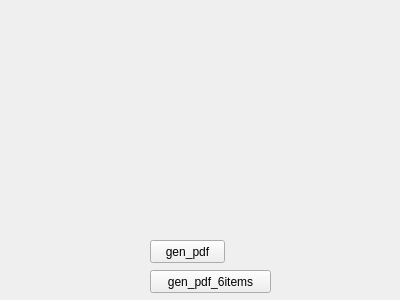
<?xml version="1.0" encoding="UTF-8"?>
<ui version="4.0">
 <class>Form_page1</class>
 <widget class="QWidget" name="Form_page1">
  <property name="geometry">
   <rect>
    <x>0</x>
    <y>0</y>
    <width>400</width>
    <height>300</height>
   </rect>
  </property>
  <property name="windowTitle">
   <string>Form</string>
  </property>
  <widget class="QPushButton" name="pushButton">
   <property name="geometry">
    <rect>
     <x>150</x>
     <y>240</y>
     <width>75</width>
     <height>23</height>
    </rect>
   </property>
   <property name="text">
    <string>gen_pdf</string>
   </property>
  </widget>
  <widget class="QPushButton" name="pushButton_2">
   <property name="geometry">
    <rect>
     <x>150</x>
     <y>270</y>
     <width>121</width>
     <height>23</height>
    </rect>
   </property>
   <property name="text">
    <string>gen_pdf_6items</string>
   </property>
  </widget>
 </widget>
 <resources/>
 <connections/>
</ui>
